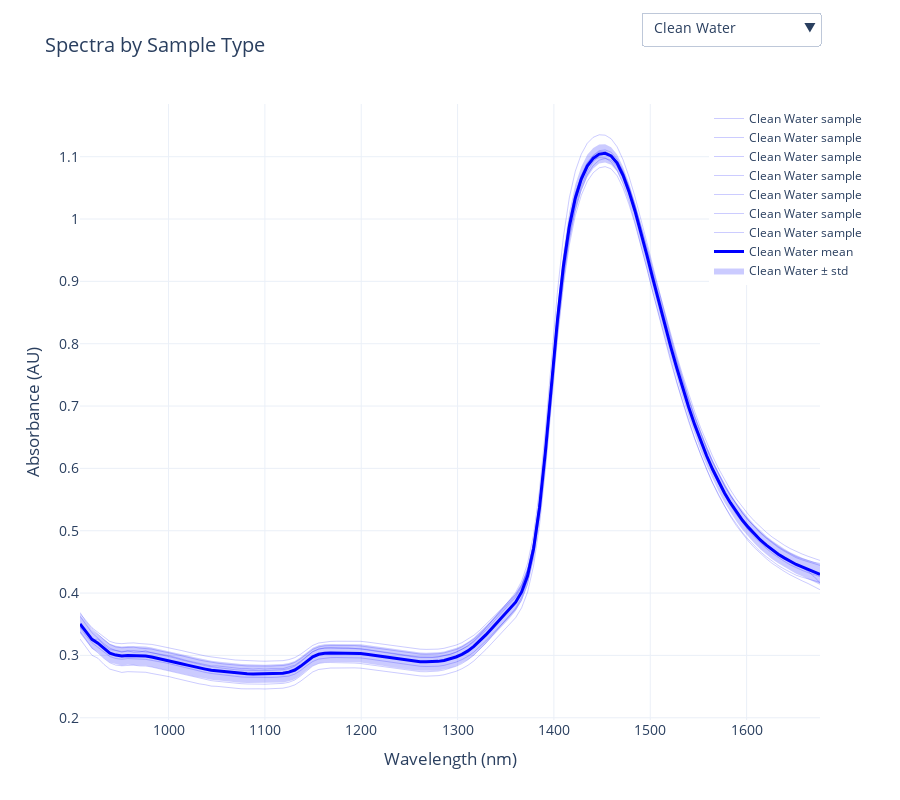

Notebook code for this chart:
### Markdown cell above
**Separate water types and plot separately**

### Code cell
# --- Step 2: Build traces for each sample type ---
traces = []
trace_groups = {}

for sample_type, group in tw_bw_clean_waves.groupby('Type'):
    data = group.drop(columns=['Group','Type']).values
    mean = data.mean(axis=0)
    std  = data.std(axis=0)

    trace_groups[sample_type] = []

    # Individual spectra
    for row in data:
        idx = len(traces)
        traces.append(go.Scatter(
            x=wavelengths_values,
            y=row,
            mode='lines',
            line=dict(color=colors[sample_type], width=1),
            opacity=0.2,
            visible=(sample_type=="Clean Water"),  # default visible
            name=f"{sample_type} sample"
        ))
        trace_groups[sample_type].append(idx)
# Mean spectrum
    idx = len(traces)
    traces.append(go.Scatter(
        x=wavelengths_values,
        y=mean,
        mode='lines',
        line=dict(color=colors[sample_type], width=3),
        visible=(sample_type=="Clean Water"),
        name=f"{sample_type} mean"
    ))
    trace_groups[sample_type].append(idx)

    # Error band
    idx = len(traces)
    traces.append(go.Scatter(
        x=wavelengths_values.tolist()+wavelengths_values[::-1].tolist(),
        y=(mean+std).tolist()+(mean-std)[::-1].tolist(),
        fill='toself',
        fillcolor=colors[sample_type],
        opacity=0.2,
        line=dict(color='rgba(255,255,255,0)'),
        visible=(sample_type=="Clean Water"),
        name=f"{sample_type} ± std"
    ))
    trace_groups[sample_type].append(idx)

# --- Step 3: Dropdown buttons ---
buttons = []
for sample_type in trace_groups:
    visible_mask = [False] * len(traces)
    for idx in trace_groups[sample_type]:
        visible_mask[idx] = True
    buttons.append(dict(
        label=sample_type,
        method="update",
        args=[{"visible": visible_mask},
              {"title": f"{sample_type} Spectra"}]
    ))

# --- Step 4: Build figure ---
fig = go.Figure(data=traces)
fig.update_layout(
    title="Spectra by Sample Type",
    xaxis_title="Wavelength (nm)",
    yaxis_title="Absorbance (AU)",
    template="plotly_white",
    font=dict(size=14),
    height=800,   # taller plot
    updatemenus=[dict(
        active=0,
        buttons=buttons,
        x=1, y=1.15,          # position at top right
        xanchor="right", 
        yanchor="top"
    )],
    legend=dict(font=dict(size=12), x=0.85, y=1)
)


fig.show()
